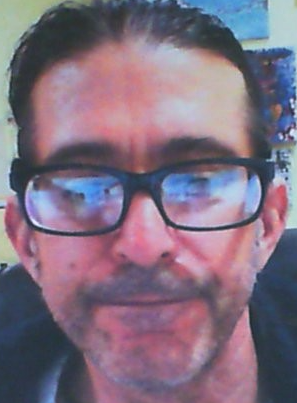
#> input picture Final_Project/test/fake_center.png, 297 x 403 px
$ jupyter execute --allow-errors main.ipynb
#> lines starting #> are read from the running program, lines starting #| are printed output that depends on the picture
[cell 1]
import cv2
import sys
from matplotlib import pyplot as plt
import numpy as np
import sklearn
from collections import deque

print(cv2.__version__)
print(np.__version__)
print(sklearn.__version__)

[cell 2]
grayFakeFaceC = cv2.cvtColor(cv2.imread("./test/fake_center.png"), cv2.COLOR_BGR2GRAY)
#> grayFakeFaceC: shape (403, 297); min 39, max 239, mean 117.6
grayFakeFaceL = cv2.cvtColor(cv2.imread("./test/fake_left.png"), cv2.COLOR_BGR2GRAY)
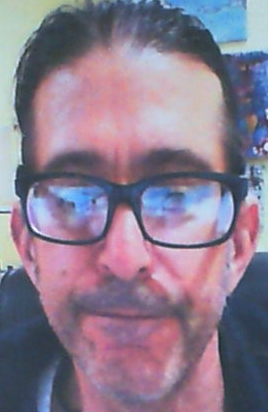
#> input picture Final_Project/test/fake_left.png, 268 x 412 px
#> grayFakeFaceL: shape (412, 268); min 41, max 252, mean 130.6
grayFakeFaceR = cv2.cvtColor(cv2.imread("./test/fake_right.png"), cv2.COLOR_BGR2GRAY)
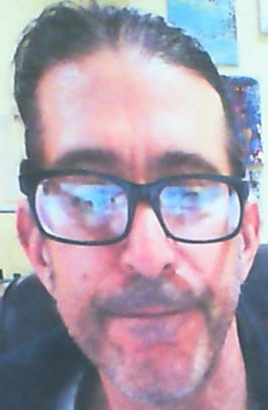
#> input picture Final_Project/test/fake_right.png, 268 x 410 px
#> grayFakeFaceR: shape (410, 268); min 59, max 254, mean 163

fakeFace = [grayFakeFaceC, grayFakeFaceL, grayFakeFaceR]

grayRealFaceC = cv2.cvtColor(cv2.imread("./test/real_center.png"), cv2.COLOR_BGR2GRAY)
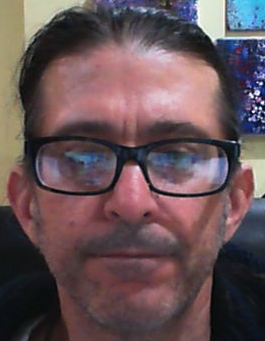
#> input picture Final_Project/test/real_center.png, 265 x 341 px
#> grayRealFaceC: shape (341, 265); min 1, max 253, mean 88.3
grayRealFaceL = cv2.cvtColor(cv2.imread("./test/real_left.png"), cv2.COLOR_BGR2GRAY)
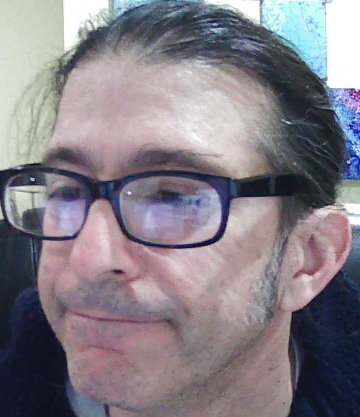
#> input picture Final_Project/test/real_left.png, 360 x 417 px
#> grayRealFaceL: shape (417, 360); min 3, max 255, mean 129.3
grayRealFaceR = cv2.cvtColor(cv2.imread("./test/real_right.png"), cv2.COLOR_BGR2GRAY)
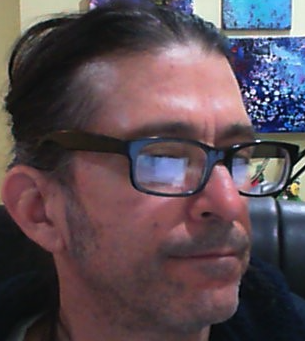
#> input picture Final_Project/test/real_right.png, 305 x 341 px
#> grayRealFaceR: shape (341, 305); min 1, max 254, mean 81.6

fakeFace = [grayFakeFaceC, grayFakeFaceL, grayFakeFaceR]

[cell 3]
def matches(img1, img2):
    my_SIFT_instance = cv2.SIFT_create()
    kp1, des1 = my_SIFT_instance.detectAndCompute(img1,None)
    kp2, des2 = my_SIFT_instance.detectAndCompute(img2,None)
    print(kp1, kp2, des1, des2)
    lowes = cv2.FlannBasedMatcher().knnMatch(np.asarray(des1,np.float32),np.asarray(des2,np.float32),k=2)

    leftPoints, rightPoints = [], []
    for m, n in lowes:
        if (m.distance/n.distance) < 0.8:
            rightPoints.append(kp2[m.trainIdx].pt)
            leftPoints.append(kp1[m.queryIdx].pt)

    leftPoints, rightPoints = np.int32(leftPoints), np.int32(rightPoints)
# [8 lines of commented-out code are left out]

    return len(leftPoints)

[cell 4]
# [17 lines of commented-out code are left out]

## START NEW

## Haar Cascade Face Finder Class

[cell 5]
from __future__ import print_function
import cv2
import argparse


class FaceFinder:
    def __init__(self, path) -> None:

        # load frontal face detector files
        cv2.samples.addSamplesDataSearchPath(path)
        front_face_cascade_name = "haarcascade_frontalface_default.xml"

        # load frontal alt detector files
        cv2.samples.addSamplesDataSearchPath(path)
        alt_face_cascade_name = "haarcascade_frontalface_alt.xml"

        # load frontal alt2 detector files
        cv2.samples.addSamplesDataSearchPath(path)
        alt2_face_cascade_name = "haarcascade_frontalface_alt2.xml"

        # load frontal profile detector files
        cv2.samples.addSamplesDataSearchPath(path)
        profile_face_cascade_name = "haarcascade_profileface.xml"

        # create and load the frontal face cascade
        self.frontal_face_cascade = cv2.CascadeClassifier()
        if not self.frontal_face_cascade.load(
            cv2.samples.findFile(front_face_cascade_name)
        ):
            print("--(!)Error loading frontal face cascade")
            exit(0)

        # create and load the alt face cascade
        self.alt_face_cascade = cv2.CascadeClassifier()
        if not self.alt_face_cascade.load(cv2.samples.findFile(alt_face_cascade_name)):
            print("--(!)Error loading alt face cascade")
            exit(0)

        # create and load the alt2 face cascade
        self.alt2_face_cascade = cv2.CascadeClassifier()
        if not self.alt2_face_cascade.load(
            cv2.samples.findFile(alt2_face_cascade_name)
        ):
            print("--(!)Error loading alt2 face cascade")
            exit(0)

        # create and load the profile face cascade
        self.profile_face_cascade = cv2.CascadeClassifier()
        if not self.profile_face_cascade.load(
            cv2.samples.findFile(profile_face_cascade_name)
        ):
            print("--(!)Error loading profile face cascade")
            exit(0)

    def ultimate_find_face(self, frame):
        face = self.find_frontal_face(frame)
        if face is not None:
            return face
        face = self.find_alt_face(frame)
        if face is not None:
            return face
        face = self.find_alt2_face(frame)
        if face is not None:
            return face
        face = self.find_profile_face(frame)
        return face

    def find_frontal_face(self, frame):
        # get the first face in the image
        faces = self.frontal_face_cascade.detectMultiScale(frame)
        if len(faces) == 0:
            return None
        face = self.frontal_face_cascade.detectMultiScale(frame)[0]
        x, y, width, height = face

        # crop the picture so it only includes that face
        face = frame[y : y + height, x : x + width]
        return face

    def find_alt_face(self, frame):
        # get the first face in the image
        faces = self.alt_face_cascade.detectMultiScale(frame)
        if len(faces) == 0:
            return None
        face = self.alt_face_cascade.detectMultiScale(frame)[0]
        x, y, width, height = face

        # crop the picture so it only includes that face
        face = frame[y : y + height, x : x + width]
        return face

    def find_alt2_face(self, frame):
        # get the first face in the image
        faces = self.alt2_face_cascade.detectMultiScale(frame)
        if len(faces) == 0:
            return None
        face = self.alt2_face_cascade.detectMultiScale(frame)[0]
        x, y, width, height = face

        # crop the picture so it only includes that face
        face = frame[y : y + height, x : x + width]
        return face

    def find_profile_face(self, frame):
        # get the first face in the image
        faces = self.profile_face_cascade.detectMultiScale(frame)
        if len(faces) == 0:
            return None
        face = self.profile_face_cascade.detectMultiScale(frame)[0]
        x, y, width, height = face

        # crop the picture so it only includes that face
        face = frame[y : y + height, x : x + width]
        return face

    def detect_triplet(self, triplet):
        center, left, right = triplet
        center_face = self.ultimate_find_face(center)
        left_face = self.ultimate_find_face(left)
        right_face = self.ultimate_find_face(right)
        return [
            center_face,
            left_face,
            right_face,
        ]

[cell 6]
def import_dataset():
    # initiate img types and path
    img_types = ["C", "L", "R"]
    data_path = "dataset/"

    real_imgs = [
        [cv2.imread(f"{data_path}real/{i}{t}r.jpg") for t in img_types]
        for i in range(1, 12 + 1)
    ]
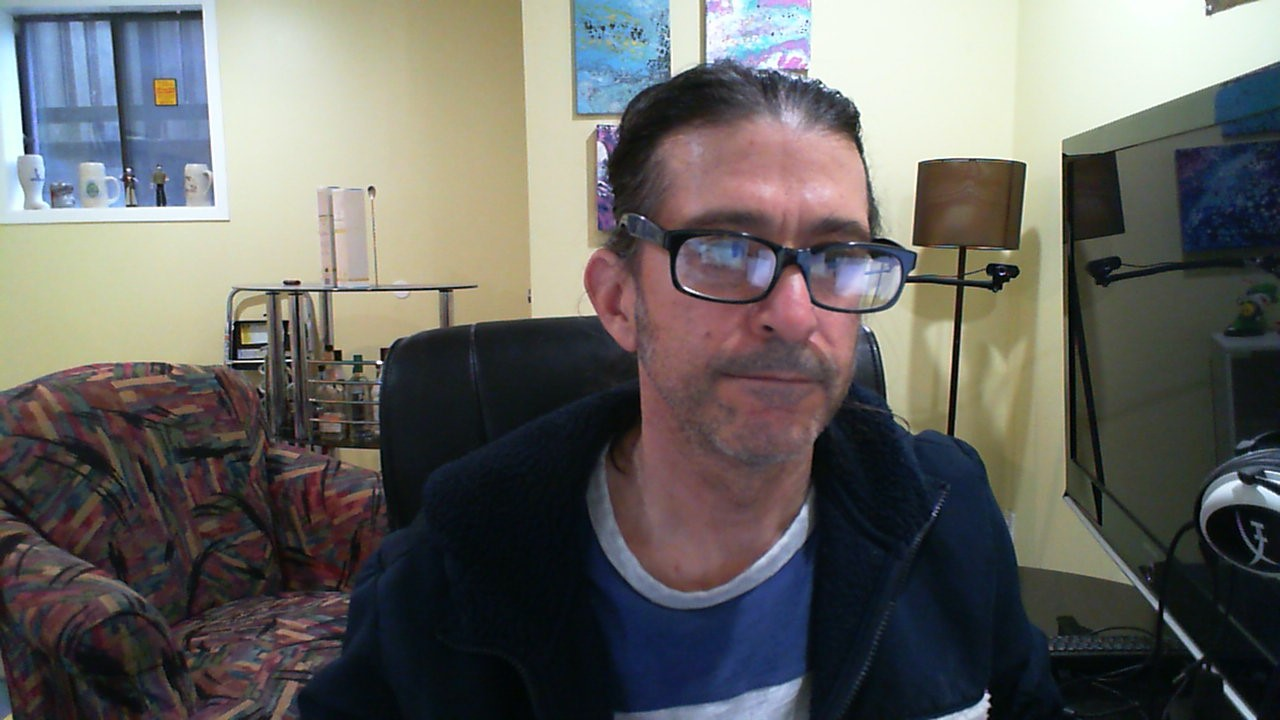
#> input picture Final_Project/dataset/real/10Cr.jpg, 1280 x 720 px
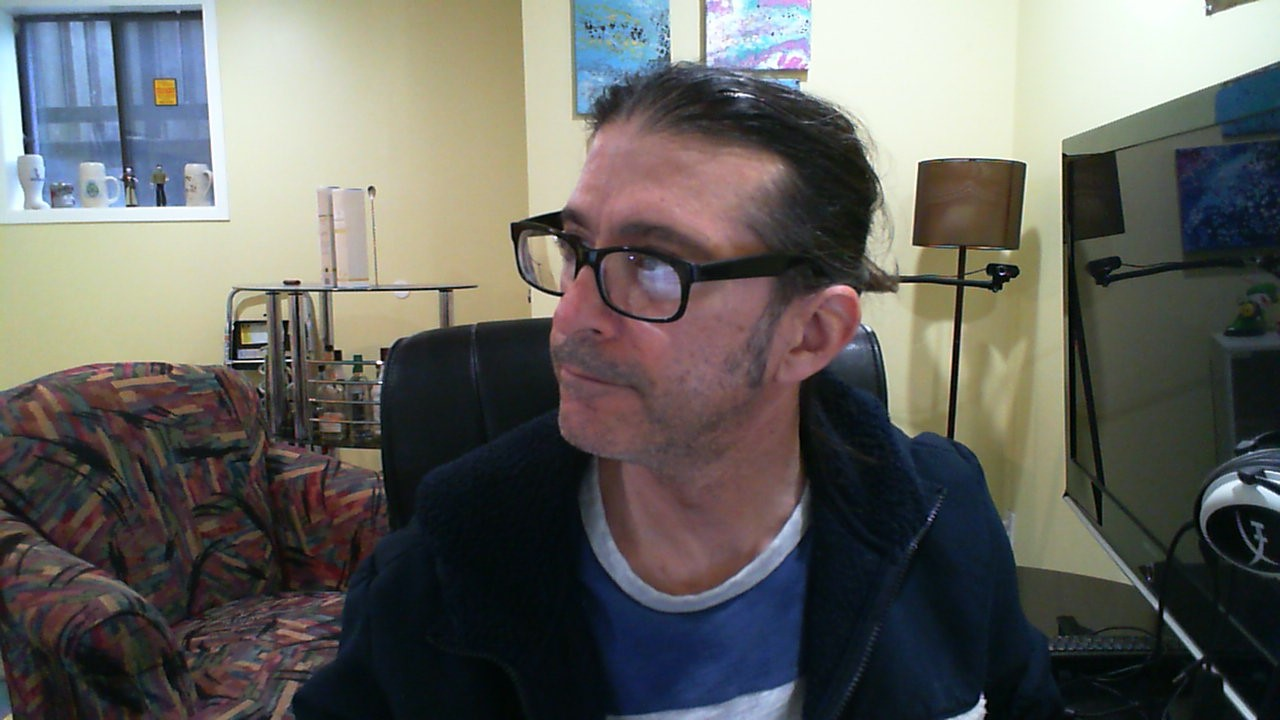
#> input picture Final_Project/dataset/real/10Lr.jpg, 1280 x 720 px
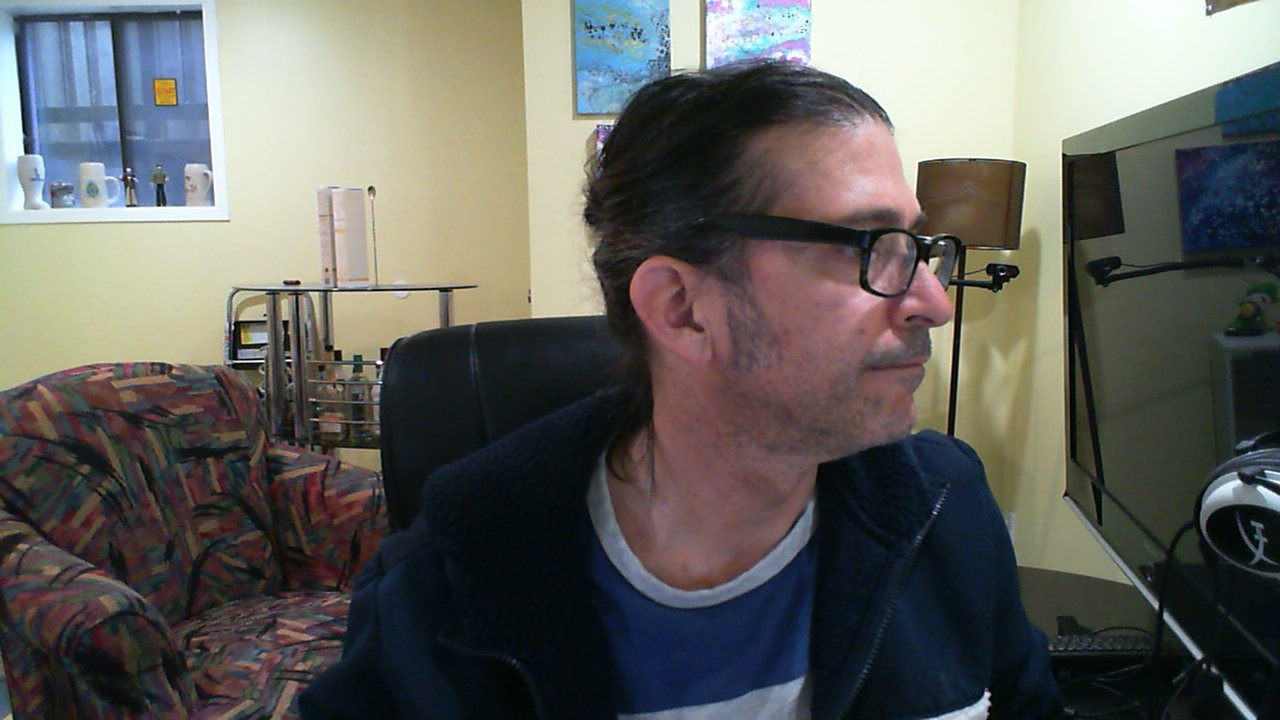
#> input picture Final_Project/dataset/real/10Rr.jpg, 1280 x 720 px
#> real_imgs = 12 items
    fake_imgs = [
        [cv2.imread(f"{data_path}fake/{i}{t}f.jpg") for t in img_types]
        for i in range(1, 12 + 1)
    ]
#> fake_imgs = 12 items
    return real_imgs, fake_imgs

[cell 7]
def get_triplet_match(triplet, show_imgs=False):
    if show_imgs:
        show_img(triplet, names=["C", "L", "R"])

    center, left, right = triplet
    if center is None:
        return matches(left, right)
    if left is None:
        return matches(center, right)
    if right is None:
        return matches(center, left)

    # by now they should all exist
    # remove the smallest image in the triplet as there is sometimes a small image that is not a face
    sizes = [(img.shape[0] * img.shape[1], img) for img in triplet]
    sizes.remove(min(sizes))

    return matches(sizes[0][1], sizes[1][1])


def train():
    # load the dataset
    real_imgs, fake_imgs = import_dataset()
#> real_imgs = 12 items; fake_imgs = 12 items

    # find the faces in all images
    path = "Final_Project/res"
    face_finder = FaceFinder(path)

    real_faces = [face_finder.detect_triplet(triplet) for triplet in real_imgs]
#> in detect_triplet, center is the input picture: shape (720, 1280, 3); mean B, G, R 98.5, 101.5, 102.4
#> in detect_triplet, left is the input picture: shape (720, 1280, 3); mean B, G, R 95.9, 100, 100.3
#> in detect_triplet, right is the input picture: shape (720, 1280, 3); mean B, G, R 93.8, 97.8, 98.1
#> in find_profile_face (call 28), `faces = self.profile_face_cascade.detectMultiScale(frame)`: faces = [[477, 87, 422, 422]]
#> in find_profile_face (call 28), `face = self.profile_face_cascade.detectMultiScale(frame)[0]`: face = [477, 87, 422, 422]
#> in find_profile_face (call 28), `x, y, width, height = face`: x = 477; y = 87; width = 422
#> in find_profile_face (call 28), `face = frame[y : y + height, x : x + width]`:
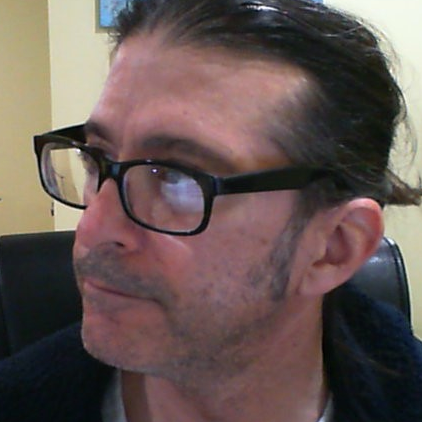
#> face: shape (422, 422, 3); mean B, G, R 83.7, 87.3, 102.5
#> in find_alt_face (call 29), `faces = self.alt_face_cascade.detectMultiScale(frame)`: faces = [[1050, 214, 154, 154]]
#> in find_alt_face (call 29), `face = self.alt_face_cascade.detectMultiScale(frame)[0]`: face = [1050, 214, 154, 154]
#> in find_alt_face (call 29), `x, y, width, height = face`: x = 1050; y = 214; width = 154
#> in find_alt_face (call 29), `face = frame[y : y + height, x : x + width]`:
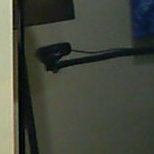
#> face: shape (154, 154, 3); mean B, G, R 61.7, 72.4, 68.5
#> real_faces = 12 items
    fake_faces = [face_finder.detect_triplet(triplet) for triplet in fake_imgs]
#> fake_faces = 12 items

    real_face_matches = [
        get_triplet_match(real_face_triplet) for real_face_triplet in real_faces
    ]
    fake_face_matches = [
        get_triplet_match(fake_face_triplet) for fake_face_triplet in fake_faces
    ]

    avg_real = sum(real_face_matches) / len(real_face_matches)
    avg_fake = sum(fake_face_matches) / len(fake_face_matches)

    return avg_real, avg_fake
